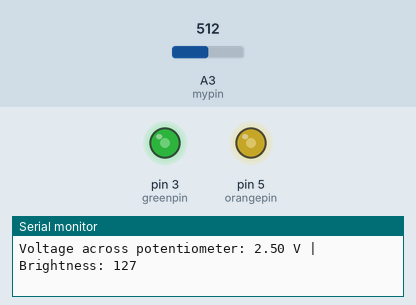
Recording of a sketch running on a simulated Arduino Uno, built with avr-gcc and run on an emulated ATmega328P. On the bench: output pins drawn as LEDs (lit = HIGH), the last lines printed to the serial monitor. The inputs (shaded band) are chosen by the test bench; at power-on: A3 (mypin) = 512.

Above: at 1.2 s.
1.3 s: A3 (mypin) set to 414
At 2.7 s:
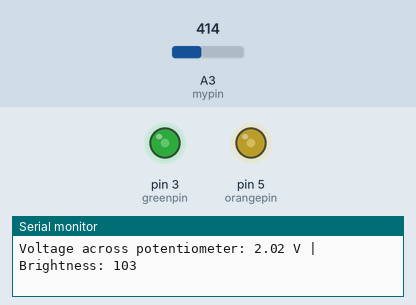
4.3 s: A3 (mypin) set to 391
At 5.1 s:
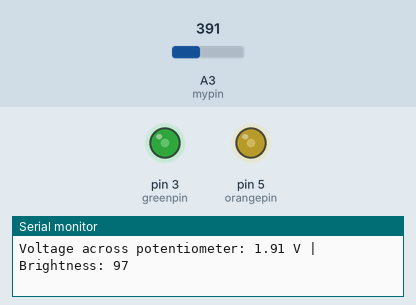
7.3 s: A3 (mypin) set to 716
At 8.5 s:
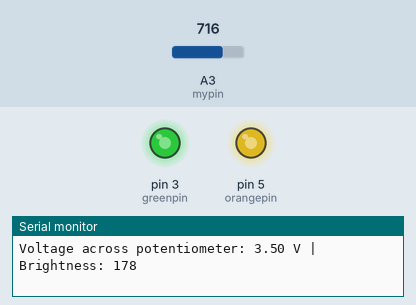
8.8 s: A3 (mypin) set to 122
At 10.0 s:
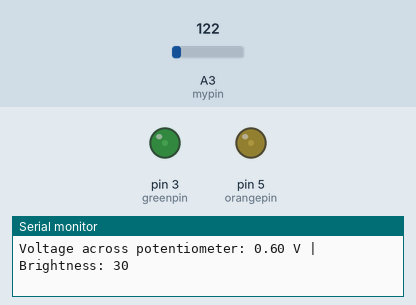
10.3 s: A3 (mypin) set to 44
At 10.9 s:
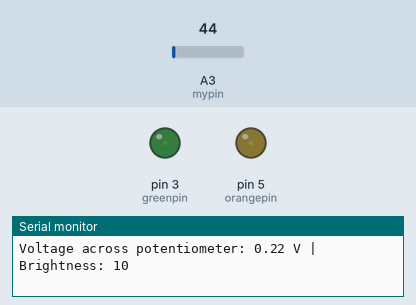
13.3 s: A3 (mypin) set to 36
At 14.6 s:
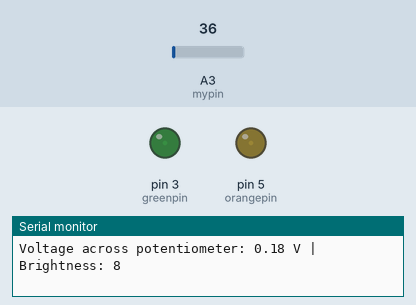
Timing chart, 0 to 16.3 s (numbered marks = the images above; inputs shaded):
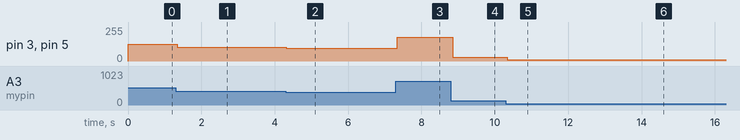

The sketch:

syntax.ino
```cpp
int mypin = A3;
int readVal;
float V2;

int dt = 10;

int greenpin = 3;
int orangepin = 5;

int brightness;

void setup() {
  Serial.begin(9600);

  pinMode(greenpin, OUTPUT);
  pinMode(orangepin, OUTPUT);
}

void loop() {


  readVal = analogRead(mypin);


  V2 = (5.0 / 1023.0) * readVal;


  brightness = map(readVal, 0, 1023, 0, 255);


  analogWrite(greenpin, brightness);
  analogWrite(orangepin, brightness);


  Serial.print("Voltage across potentiometer: ");
  Serial.print(V2);

  Serial.print(" V | Brightness: ");
  Serial.println(brightness);

  delay(dt);
}
```

Measured:
- after the input at 1.3 s, pin 3 (greenpin), pin 5 (orangepin): 127/255 → 103/255 at once
- after the input at 4.3 s, pin 3 (greenpin), pin 5 (orangepin): 103/255 → 97/255 at once
- after the input at 7.3 s, pin 3 (greenpin), pin 5 (orangepin): 97/255 → 178/255 at once
- after the input at 8.8 s, pin 3 (greenpin), pin 5 (orangepin): 178/255 → 30/255 after 0.06 s
- after the input at 10.3 s, pin 3 (greenpin), pin 5 (orangepin): 30/255 → 10/255 at once
- after the input at 13.3 s, pin 3 (greenpin), pin 5 (orangepin): 10/255 → 8/255 at once
